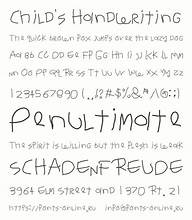
#> input picture Feature_Enhanced_HTR/uploads/image.jpg, 192 x 220 px; its folder holds only this picture in this run
$ python -i preprocess.py   (imports and definitions only)
#> lines starting #> are read from the running program, lines starting #| are printed output that depends on the picture; after the words box and inside, x2 and y2 are one past the last pixel; in counts of white or black regions, pixels touching at a corner belong together
"""
Image Preprocessing Module for Handwritten Text Recognition

This module handles image preprocessing operations including:
- Reading and grayscale conversion
- Gaussian blur for noise reduction
- Binary thresholding with Otsu's method
- Optional morphological operations
"""

import cv2
import numpy as np
from pathlib import Path
from typing import Tuple, Optional
import logging

logger = logging.getLogger(__name__)


class ImagePreprocessor:
    """Handles image preprocessing for HTR tasks."""

    def __init__(self,
                 blur_kernel: Tuple[int, int] = (5, 5),
                 morphology_enabled: bool = True):
        """
        Initialize the ImagePreprocessor.

        Args:
            blur_kernel: Gaussian blur kernel size (must be odd numbers)
            morphology_enabled: Whether to apply morphological operations
        """
        self.blur_kernel = blur_kernel
        self.morphology_enabled = morphology_enabled

        if blur_kernel[0] % 2 == 0 or blur_kernel[1] % 2 == 0:
            raise ValueError("Blur kernel dimensions must be odd numbers")

    def preprocess_image(self, img_path: str) -> Optional[np.ndarray]:
        """
        Preprocess a single image for handwritten text recognition.

        Args:
            img_path: Path to the input image

        Returns:
            Preprocessed binary image as numpy array, or None if processing fails
        """
#> called with img_path = '../uploads/image.jpg'
        try:
            # Validate path
            img_path = Path(img_path)
            if not img_path.exists():
                logger.error(f"Image not found: {img_path}")
                return None

            # Read image
            img = cv2.imread(str(img_path))
#> img is the input picture: shape (220, 192, 3); mean B, G, R 238.1, 240.1, 240.1
            if img is None:
                logger.error(f"Failed to read image: {img_path}")
                return None

            # Convert to grayscale
            gray = cv2.cvtColor(img, cv2.COLOR_BGR2GRAY)

            # Apply Gaussian blur to reduce noise
            blur = cv2.GaussianBlur(gray, self.blur_kernel, 0)
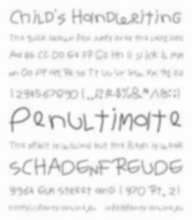
#> blur: shape (220, 192); min 124, max 254, mean 240.1

            # Apply Otsu's binary thresholding
            _, binary = cv2.threshold(
                blur, 0, 255, cv2.THRESH_BINARY + cv2.THRESH_OTSU
            )
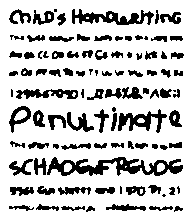
#> binary: shape (220, 192); 78.7% white; 97 black regions (10 under 20 px), largest, box (x1, y1, x2, y2) and area: (47, 157, 183, 176) 1248, (72, 9, 154, 25) 640, (118, 109, 167, 133) 498

            # Optional: morphological operations to improve connectivity
            if self.morphology_enabled:
                binary = self._apply_morphology(binary)

            logger.info(f"Successfully preprocessed: {img_path}")
            return binary

        except Exception as e:
            logger.error(f"Error preprocessing image {img_path}: {str(e)}")
            return None

    def _apply_morphology(self, binary_img: np.ndarray) -> np.ndarray:
        """
        Apply morphological operations to improve text connectivity.

        Args:
            binary_img: Binary image

        Returns:
            Morphologically processed image
        """
        kernel = cv2.getStructuringElement(cv2.MORPH_RECT, (3, 3))

        # Close small holes in foreground
        closed = cv2.morphologyEx(binary_img, cv2.MORPH_CLOSE, kernel, iterations=1)
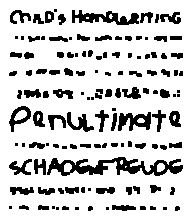
#> closed: shape (220, 192); 81.4% white; 126 black regions (33 under 20 px), largest, box (x1, y1, x2, y2) and area: (47, 157, 183, 176) 1225, (72, 10, 139, 25) 521, (118, 112, 151, 131) 370

        # Remove small noise
        opened = cv2.morphologyEx(closed, cv2.MORPH_OPEN, kernel, iterations=1)
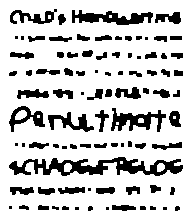
#> opened: shape (220, 192); 80.3% white; 88 black regions (18 under 20 px), largest, box (x1, y1, x2, y2) and area: (9, 157, 183, 176) 1600, (72, 10, 153, 25) 666, (111, 108, 166, 132) 605

        return opened

    # [49 lines left out: functions batch_preprocess, preprocess_image, not called in this run]


# [5 lines not run here, left out]

    # Single image preprocessing
    # processed = preprocessor.preprocess_image("sample.png")

    # Batch preprocessing
    # count = preprocessor.batch_preprocess("raw_images/", "enhanced_images/")

>>> result = ImagePreprocessor().preprocess_image('../uploads/image.jpg')

$ run again, on Feature_Enhanced_HTR/uploads/OIP.jpg
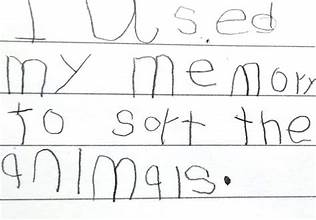
#> input picture Feature_Enhanced_HTR/uploads/OIP.jpg, 316 x 220 px
#> in preprocess_image, img is the input picture: shape (220, 316, 3); mean B, G, R 241.1, 241.2, 240.8
#> in preprocess_image, `_, binary = cv2.threshold( blur, 0, 255, cv2.THRESH_BINARY + cv2.THRES..`:
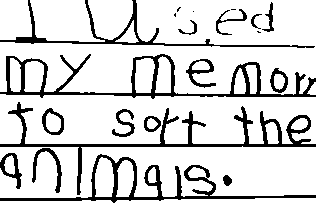
#> binary: shape (220, 316); 84.6% white; 21 black regions (5 under 20 px), largest, box (x1, y1, x2, y2) and area: (0, 54, 316, 99) 2606, (0, 102, 316, 195) 2482, (0, 154, 316, 203) 2129
#> closed: shape (220, 316); 86.9% white; 55 black regions (17 under 20 px), largest, box (x1, y1, x2, y2) and area: (0, 104, 242, 147) 1311, (88, 155, 164, 202) 970, (234, 107, 316, 147) 961
#> in _apply_morphology, `opened = cv2.morphologyEx(closed, cv2.MORPH_OPEN, kernel, iterations=1)`:
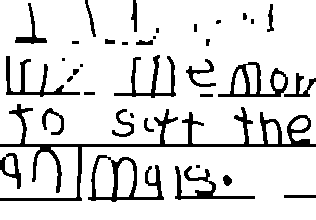
#> opened: shape (220, 316); 86.6% white; 37 black regions (9 under 20 px), largest, box (x1, y1, x2, y2) and area: (0, 104, 316, 201) 3129, (88, 155, 164, 202) 998, (218, 62, 288, 97) 760
